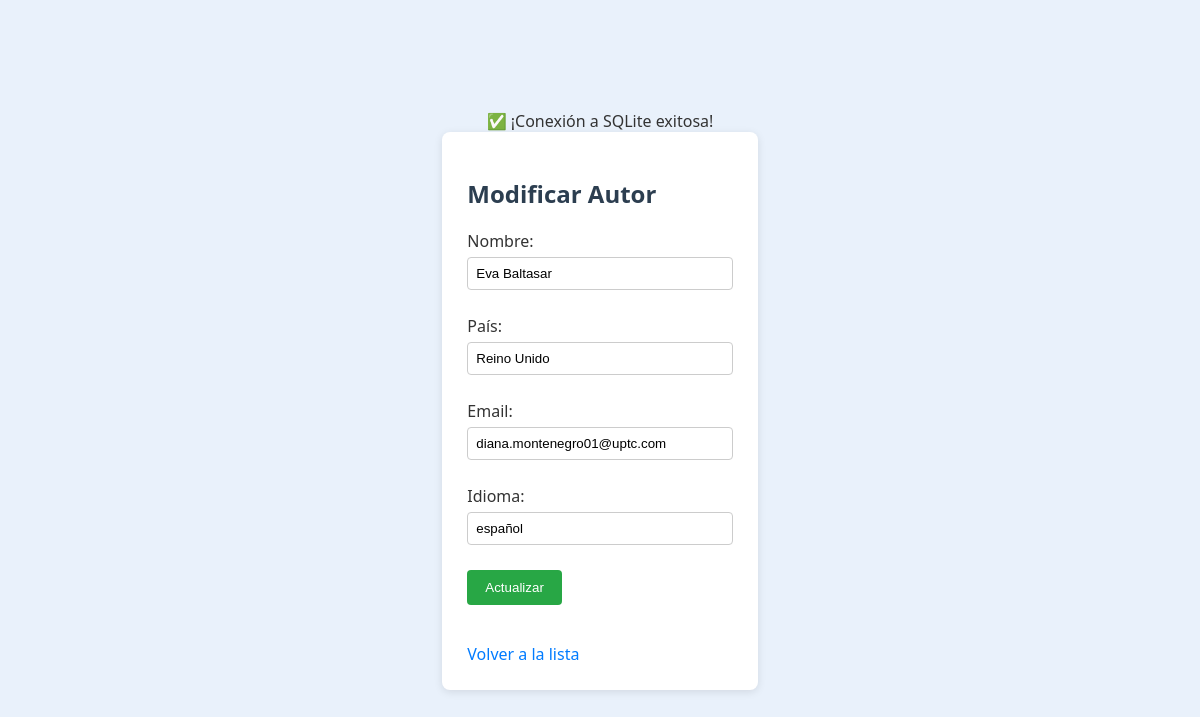
Page /modificar_autor.php?id=1 on the committed database.
### tables this page shows
CREATE TABLE TbAutor (id_autor INTEGER PRIMARY KEY AUTOINCREMENT, nom_autor TEXT NOT NULL, pais_autor TEXT NOT NULL, email_autor TEXT CHECK (email_autor LIKE '%@%.%'), idioma_autor TEXT NOT NULL);

### modificar_autor.php (the view, shortened to what this page needs)
<?php
include 'conexion.php';
$id = $_GET['id'];
$sql = "SELECT * FROM TbAutor WHERE id_autor = :id";
$stmt = $conexion->prepare($sql);
$stmt->execute(['id' => $id]);
$autor = $stmt->fetch(PDO::FETCH_ASSOC);
?>
<!DOCTYPE html>
<html lang="es">
<head>
    <link rel="stylesheet" href="css/styles.css">
</head>
<body>
    <div class="container">
        <h2>Modificar Autor</h2>
        <form action="actualizar_autor.php" method="post">
            <label>Nombre:
                <input type="text" name="nom_autor" value="<?= $autor['nom_autor'] ?>" required>
            </label>
            <label>País:
                <input type="text" name="pais_autor" value="<?= $autor['pais_autor'] ?>" required>
            </label>
            <label>Email:
                <input type="email" name="email_autor" value="<?= $autor['email_autor'] ?>">
            </label>
            <label>Idioma:
                <input type="text" name="idioma_autor" value="<?= $autor['idioma_autor'] ?>" required>
            </label>
            <button type="submit">Actualizar</button>
        </form>
        <br>
        <a href="autores.php">Volver a la lista</a>
    </div>
</body>
</html>

### css/styles.css (style rules this page uses)
body { font-family: Arial, sans-serif; margin: 30px; background-color: #f9f9f9; color: #333; }
.container { max-width: 900px; margin: 0 auto; background-color: white; padding: 25px; border-radius: 8px; box-shadow: 0 2px 8px rgba(0, 0, 0, 0.1); }
h2 { color: #2c3e50; }
a { color: #007BFF; text-decoration: none; }
form label { display: block; margin-bottom: 10px; }
form input { padding: 8px; width: 100%; max-width: 400px; margin-top: 5px; margin-bottom: 15px; border: 1px solid #ccc; border-radius: 4px; }
button { background-color: #28a745; color: white; padding: 10px 18px; border: none; border-radius: 4px; cursor: pointer; }
body { font-family: 'Segoe UI', sans-serif; background-color: #e9f1fb; display: flex; flex-direction: column; align-items: center; justify-content: center; height: 100vh; margin: 0; }

### rows in the picture
tbautor: nom_autor "Eva Baltasar", pais_autor "Reino Unido", email_autor "diana.montenegro01@uptc.com", idioma_autor "español"
